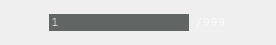
<?xml version="1.0" encoding="UTF-8"?>
<ui version="4.0">
 <class>NavWidgetClass</class>
 <widget class="QWidget" name="NavWidgetClass">
  <property name="geometry">
   <rect>
    <x>0</x>
    <y>0</y>
    <width>236</width>
    <height>45</height>
   </rect>
  </property>
  <property name="windowTitle">
   <string>NavWidget</string>
  </property>
  <layout class="QHBoxLayout" name="horizontalLayout_2">
   <item>
    <spacer name="horizontalSpacer_4">
     <property name="orientation">
      <enum>Qt::Horizontal</enum>
     </property>
     <property name="sizeHint" stdset="0">
      <size>
       <width>40</width>
       <height>20</height>
      </size>
     </property>
    </spacer>
   </item>
   <item>
    <spacer name="horizontalSpacer">
     <property name="orientation">
      <enum>Qt::Horizontal</enum>
     </property>
     <property name="sizeHint" stdset="0">
      <size>
       <width>40</width>
       <height>20</height>
      </size>
     </property>
    </spacer>
   </item>
   <item>
    <layout class="QHBoxLayout" name="horizontalLayout">
     <item>
      <spacer name="horizontalSpacer_6">
       <property name="orientation">
        <enum>Qt::Horizontal</enum>
       </property>
       <property name="sizeHint" stdset="0">
        <size>
         <width>40</width>
         <height>20</height>
        </size>
       </property>
      </spacer>
     </item>
     <item>
      <widget class="QPushButton" name="prevPage_btn">
       <property name="styleSheet">
        <string notr="true">QPushButton
{
		border:none;
}

QPushButton:hover:!pressed
{
background-color: rgb(80, 80, 122);
}</string>
       </property>
       <property name="text">
        <string/>
       </property>
       <property name="icon">
        <iconset>
         <normaloff>Res/leftArrow.png</normaloff>Res/leftArrow.png</iconset>
       </property>
      </widget>
     </item>
     <item>
      <widget class="QLineEdit" name="lineEdit">
       <property name="sizePolicy">
        <sizepolicy hsizetype="Fixed" vsizetype="Fixed">
         <horstretch>0</horstretch>
         <verstretch>0</verstretch>
        </sizepolicy>
       </property>
       <property name="font">
        <font>
         <family>Courier</family>
         <pointsize>10</pointsize>
        </font>
       </property>
       <property name="styleSheet">
        <string notr="true">QLineEdit { 
	border: none; 
	background-color: rgb(97, 102, 101); 
	color: white; 
}
</string>
       </property>
       <property name="text">
        <string>1</string>
       </property>
      </widget>
     </item>
     <item>
      <widget class="QLabel" name="label">
       <property name="font">
        <font>
         <family>Courier</family>
         <pointsize>10</pointsize>
        </font>
       </property>
       <property name="styleSheet">
        <string notr="true">color: white;</string>
       </property>
       <property name="text">
        <string>/999</string>
       </property>
      </widget>
     </item>
     <item>
      <widget class="QPushButton" name="nextPage_btn">
       <property name="styleSheet">
        <string notr="true">QPushButton
{
		border:none;
}

QPushButton:hover:!pressed
{
background-color: rgb(80, 80, 122);
}</string>
       </property>
       <property name="text">
        <string/>
       </property>
       <property name="icon">
        <iconset>
         <normaloff>Res/arrow.png</normaloff>Res/arrow.png</iconset>
       </property>
      </widget>
     </item>
     <item>
      <spacer name="horizontalSpacer_5">
       <property name="orientation">
        <enum>Qt::Horizontal</enum>
       </property>
       <property name="sizeHint" stdset="0">
        <size>
         <width>40</width>
         <height>20</height>
        </size>
       </property>
      </spacer>
     </item>
    </layout>
   </item>
   <item>
    <spacer name="horizontalSpacer_2">
     <property name="orientation">
      <enum>Qt::Horizontal</enum>
     </property>
     <property name="sizeHint" stdset="0">
      <size>
       <width>40</width>
       <height>20</height>
      </size>
     </property>
    </spacer>
   </item>
   <item>
    <spacer name="horizontalSpacer_3">
     <property name="orientation">
      <enum>Qt::Horizontal</enum>
     </property>
     <property name="sizeHint" stdset="0">
      <size>
       <width>40</width>
       <height>20</height>
      </size>
     </property>
    </spacer>
   </item>
  </layout>
 </widget>
 <layoutdefault spacing="6" margin="11"/>
 <resources/>
 <connections/>
</ui>
